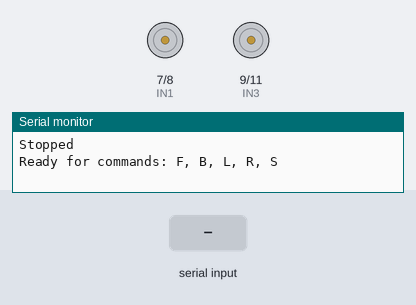
Bench run of a sketch on a simulated Arduino Uno, built with avr-gcc and run on an emulated ATmega328P. Parts: motor-driver pin pairs drawn as motors (green arrow = first pin HIGH = forward, orange = second pin HIGH = backward, longer = more drive, scaled by the enable pin), the last lines printed to the serial monitor. The inputs (shaded band) are chosen by the test bench.

Above: at 1.2 s.
1.3 s: "F" received over Serial
At 1.6 s:
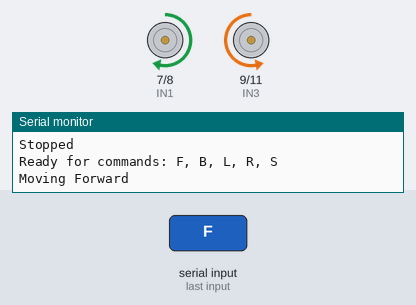
2.8 s: "B" received over Serial
At 3.9 s:
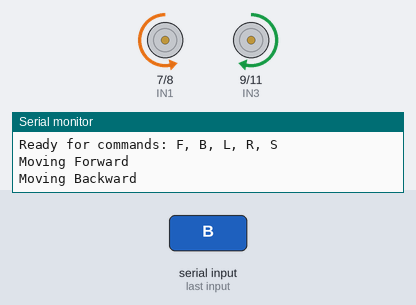
4.3 s: "L" received over Serial
At 5.1 s:
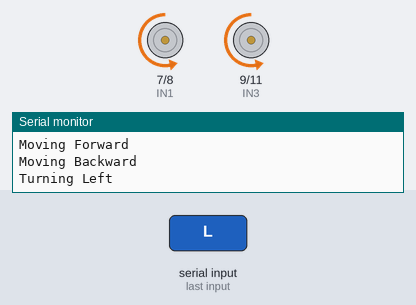
5.8 s: "R" received over Serial
At 6.2 s:
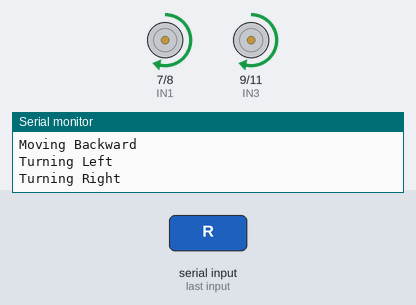
7.3 s: "S" received over Serial
At 8.6 s:
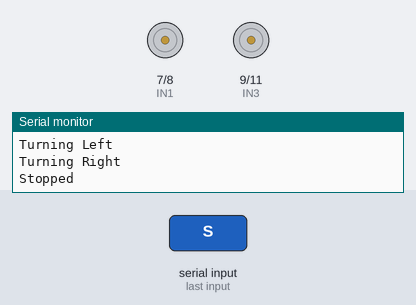
Timing chart, 0 to 9.8 s (numbered marks = the images above; inputs shaded):
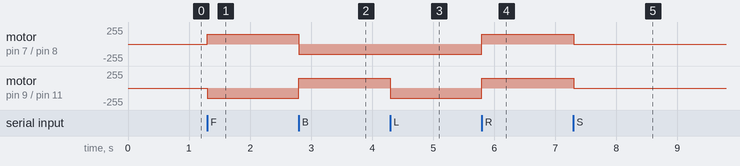

Measured:
- after the input at 1.3 s, motor on pin 7 (IN1) / pin 8 (IN2): stopped → forward 150/255 at once; motor on pin 9 (IN3) / pin 11 (IN4): stopped → backward 150/255 at once
- after the input at 2.8 s, motor on pin 7 (IN1) / pin 8 (IN2): forward 150/255 → backward 150/255 at once; motor on pin 9 (IN3) / pin 11 (IN4): backward 150/255 → forward 150/255 at once
- after the input at 4.3 s, motor on pin 9 (IN3) / pin 11 (IN4): forward 150/255 → backward 150/255 at once
- after the input at 5.8 s, motor on pin 7 (IN1) / pin 8 (IN2), motor on pin 9 (IN3) / pin 11 (IN4): backward 150/255 → forward 150/255 at once
- after the input at 7.3 s, motor on pin 7 (IN1) / pin 8 (IN2), motor on pin 9 (IN3) / pin 11 (IN4): forward 150/255 → stopped at once

The sketch:

sketch_sep15a.ino
```cpp
#define ENA 5
#define ENB 6
#define IN1 7
#define IN2 8
#define IN3 9
#define IN4 11
#define carSpeed 150

void setup() {
  Serial.begin(9600);
  pinMode(IN1, OUTPUT);
  pinMode(IN2, OUTPUT);
  pinMode(IN3, OUTPUT);
  pinMode(IN4, OUTPUT);
  pinMode(ENA, OUTPUT);
  pinMode(ENB, OUTPUT);
  stop();
  Serial.println("Ready for commands: F, B, L, R, S");
}

void loop() {
  if (Serial.available() > 0) {
    char command = Serial.read();   // ✅ read single character

    switch (command) {
      case 'F':
        forward();
        break;
      case 'B':
        back();
        break;
      case 'L':
        left();
        break;
      case 'R':
        right();
        break;
      case 'S':
        stop();
        break;
      default:
        Serial.print("Unknown command: ");
        Serial.println(command);
        break;
    }
  }
}

void forward() {
  analogWrite(ENA, carSpeed);
  analogWrite(ENB, carSpeed);
  digitalWrite(IN1, HIGH);
  digitalWrite(IN2, LOW);
  digitalWrite(IN3, LOW);
  digitalWrite(IN4, HIGH);
  Serial.println("Moving Forward");
}

void back() {
  analogWrite(ENA, carSpeed);
  analogWrite(ENB, carSpeed);
  digitalWrite(IN1, LOW);
  digitalWrite(IN2, HIGH);
  digitalWrite(IN3, HIGH);
  digitalWrite(IN4, LOW);
  Serial.println("Moving Backward");
}

void left() {
  analogWrite(ENA, carSpeed);
  analogWrite(ENB, carSpeed);
  digitalWrite(IN1, LOW);
  digitalWrite(IN2, HIGH);
  digitalWrite(IN3, LOW);
  digitalWrite(IN4, HIGH);
  Serial.println("Turning Left");
}

void right() {
  analogWrite(ENA, carSpeed);
  analogWrite(ENB, carSpeed);
  digitalWrite(IN1, HIGH);
  digitalWrite(IN2, LOW);
  digitalWrite(IN3, HIGH);
  digitalWrite(IN4, LOW);
  Serial.println("Turning Right");
}

void stop() {
  digitalWrite(ENA, LOW);
  digitalWrite(ENB, LOW);
  Serial.println("Stopped");
}
```
